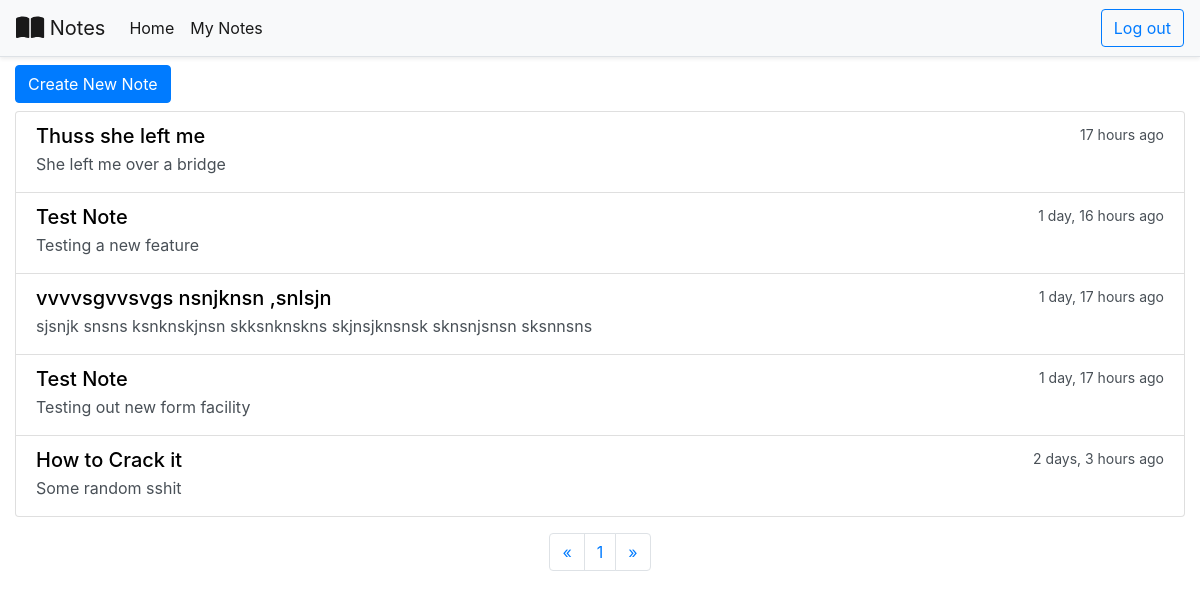
Screenshot of /notes/ (signed in) with the database file from the repository.
### notes/models.py (models this page shows, shortened)
class Note(models.Model):
    author = models.ForeignKey(User, on_delete=models.CASCADE, related_name='notes')
    title = models.CharField(max_length=50)
    slug = models.SlugField(max_length=50, unique_for_date='publish')
    body = models.TextField()
    publish = models.DateTimeField(default=timezone.now)
    created = models.DateTimeField(auto_now_add=True)
    updated = models.DateTimeField(auto_now=True)
    class Meta:
        ordering = ('-publish',)
    def get_absolute_url(self):
        return reverse(
            'notes:note_detail',
            args=[
                self.publish.year,
                self.publish.month,
                self.publish.day,
                self.slug
            ]
        )
    def get_date(self):
        return humanize.naturaltime(self.publish)

### notes/views.py (the view)
# urls.py: path('notes/',views.user_home, name='user_home'),
@login_required(login_url='notes:login')
def user_home(request: HttpRequest) -> HttpResponse:
    note_list = request.user.notes.all()
    paginator = Paginator(note_list, 5)
    page = request.GET.get('page')
    try:
        notes = paginator.page(page)
    except PageNotAnInteger:
        notes = paginator.page(1)
    except EmptyPage:
        notes = paginator.page(paginator.num_pages)
    return render(request, 'notes/user.html', {'notes': notes})

### notes/templates/notes/user.html (shortened to what this page needs)
{% extends "notes/base.html" %}
{% load static %}
{% block content %}
    <div class="row">
        <div class="col-12">
            <a href="{% url 'notes:note_create' %}" class="btn btn-primary mb-2">Create New Note</a>
        </div>
        <div class="col-12">
            <div class="list-group">
                {% for note in notes %}
                    <a href="{{ note.get_absolute_url }}" class="list-group-item list-group-item-action">
                        <div class="row">
                            <h5 class="mb-1 col-sm-12 col-lg-10" style="color: black;">{{ note.title }}</h5>
                            <small class="col-sm-12 col-lg-2 text-lg-right">{{ note.get_date }}</small>
                        </div>
                        <p class="mb-1">{{ note.body|truncatewords:30 }}</p>
                    </a>
                {% endfor %}
            </div>
        </div>
    </div>
    <div class="row">
        {% include "notes/pagination.html" with page=notes %}
    </div>
{% endblock %}

### notes/templates/notes/base.html (shortened to what this page needs)
{% load static %}
<!DOCTYPE html>
<html lang="en">
<head>
    <link rel="stylesheet" href="{% static 'bootstrap/css/bootstrap.min.css' %}">
    <link rel="stylesheet" href="{% static 'notes/css/base.css' %}">
</head>
<body>
    <header>
        <nav class="navbar navbar-expand-lg navbar-light bg-light border-bottom shadow-sm">
          <a class="navbar-brand" href="{% url 'notes:index' %}">
            <i class="fas fa-book-open fa-lg"></i>
            Notes
          </a>
          <div class="collapse navbar-collapse" id="navbarSupportedContent">
            <ul class="navbar-nav mr-auto">
              <li class="nav-item active">
                <a class="nav-link" href="{% url 'notes:index' %}">Home <span class="sr-only">(current)</span></a>
              </li>
              {% if request.user.is_authenticated %}
                <li class="nav-item active">
                  <a class="nav-link" href="{% url 'notes:user_home' %}">My Notes</a>
                </li>
              {% endif %}
            </ul>
            <form class="form-inline">
                {% if request.user.is_authenticated %}
                <a class="btn btn-outline-primary" href="{% url 'notes:logout' %}">Log out</a>
                {% else %}
                <a class="btn btn-outline-primary" href="{% url 'notes:login' %}">Log in</a>
                {% endif %}
            </form>
          </div>
        </nav>
    </header>
    <main role="main" class="container-fluid my-2">
      {% block content %}
      {% endblock %}
    </main>
</body>
</html>

### notes/templates/notes/pagination.html
<div class="col-12 py-3">
    <nav aria-label="Page navigation">
        <ul class="pagination justify-content-center">
            {% if page.has_previous %}
                <li class="page-item">
                    <a class="page-link" href="?page={{ page.previous_page_number}}" aria-label="Previous">
                    <span aria-hidden="true">&laquo;</span>
                    </a>
                </li>
            {% else %}
                <li class="page-item">
                    <a class="page-link"  aria-label="Previous">
                    <span aria-hidden="true">&laquo;</span>
                    </a>
                </li>
            {% endif %}
            <li class="page-item"><a class="page-link">{{ page.number }}</a></li>
            {% if page.has_next %}
                <li class="page-item">
                    <a class="page-link" href="?page={{ page.next_page_number }}" aria-label="Next">
                    <span aria-hidden="true">&raquo;</span>
                    </a>
                </li>
            {% else %}
                <li class="page-item">
                    <a class="page-link" aria-label="Next">
                    <span aria-hidden="true">&raquo;</span>
                    </a>
                </li>
            {% endif %}
        </ul>
    </nav>
</div>

### rows the page displays
Note: title "Thuss she left me", get_date "17 hours ago", body "She left me over a bridge"
Note: title "Test Note", get_date "1 day, 16 hours ago", body "Testing a new feature"
Note: title "vvvvsgvvsvgs nsnjknsn ,snlsjn", get_date "1 day, 17 hours ago", body "sjsnjk snsns ksnknskjnsn skksnknskns skjnsjknsnsk sknsnjsnsn sksnnsns"
Note: title "Test Note", get_date "1 day, 17 hours ago", body "Testing out new form facility"
Note: title "How to Crack it", get_date "2 days, 3 hours ago", body "Some random sshit"

### other values shown
{{ page.number }} "1"
